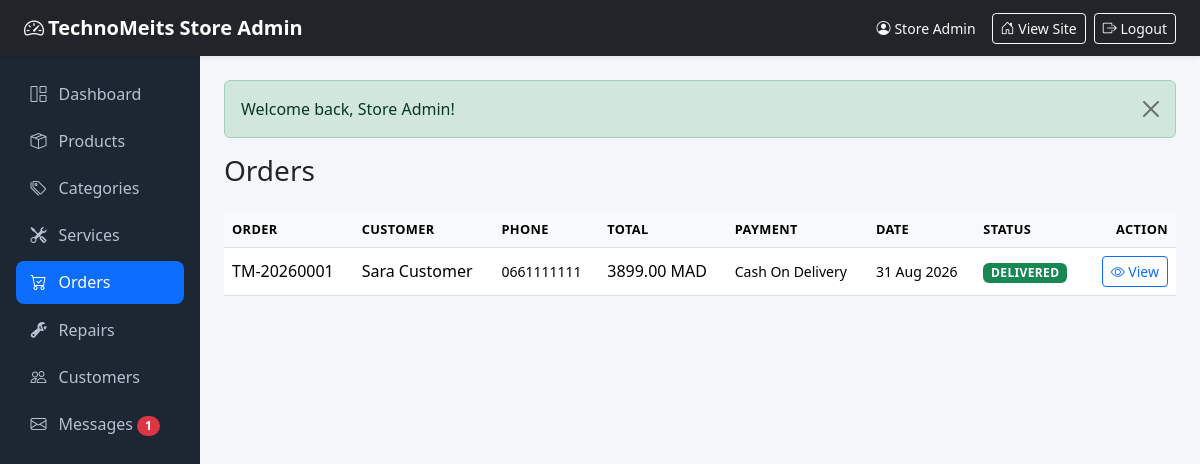
/public/admin/orders (signed in), run on the app's committed database.
### tables this page shows
CREATE TABLE orders (
    id               INT UNSIGNED AUTO_INCREMENT PRIMARY KEY,
    order_number     VARCHAR(20) NOT NULL UNIQUE,
    user_id          INT UNSIGNED DEFAULT NULL,
    customer_name    VARCHAR(100) NOT NULL,
    customer_email   VARCHAR(150) NOT NULL,
    customer_phone   VARCHAR(20)  NOT NULL,
    shipping_address VARCHAR(255) DEFAULT NULL,
    payment_method   ENUM('pay_in_store', 'cash_on_delivery') NOT NULL DEFAULT 'pay_in_store',
    status           ENUM('pending', 'confirmed', 'shipped', 'delivered', 'cancelled') NOT NULL DEFAULT 'pending',
    total            DECIMAL(10, 2) NOT NULL DEFAULT 0.00,
    notes            TEXT,
    created_at       TIMESTAMP NOT NULL DEFAULT CURRENT_TIMESTAMP,
    INDEX idx_orders_user (user_id),
    INDEX idx_orders_status (status),
    CONSTRAINT fk_orders_user
        FOREIGN KEY (user_id) REFERENCES users (id) ON DELETE SET NULL
);

### app/controllers/admin/OrdersController.php (called while the page is built, shortened)
<?php
class OrdersController extends Controller
{
    public function index()
    {
        $this->adminView('admin/orders/index', [
            'title'       => 'Orders',
            'adminActive' => 'orders',
            'orders'      => (new Order())->recent(100),
        ]);
    }
}

### app/core/App.php (called while the page is built, shortened)
<?php
class App
{
    protected $controller;
    protected $method = 'index';
    public function __construct()
    {
        $url = $this->parseUrl();
        if (!empty($url) && strtolower($url[0]) === 'admin') {
            array_shift($url);
            $this->resolveAdmin($url);
        } else {
            $this->resolvePublic($url);
        }
        $this->params = array_values($url);
        call_user_func_array([$this->controller, $this->method], $this->params);
    }
    private function resolveAdmin(&$url)
    {
        $controllerName = !empty($url[0]) ? ucfirst(strtolower($url[0])) . 'Controller' : 'DashboardController';
        $class          = 'App\\Controllers\\Admin\\' . $controllerName;
        array_shift($url);
        $this->controller = class_exists($class) ? new $class() : new ErrorController();
        $this->method     = !empty($url[0]) ? strtolower(array_shift($url)) : 'index';
    }
    private function parseUrl()
    {
        if (isset($_GET['url'])) {
            $url = rtrim($_GET['url'], '/');
            $url = filter_var($url, FILTER_SANITIZE_URL);
            return explode('/', $url);
        }
        return [];
    }
}

### public/index.php (called while the page is built, shortened)
<?php
require_once APP_PATH . '/core/helpers.php';
new App();

### app/core/Database.php (called while the page is built, shortened)
<?php
class Database
{
    private $pdo;
    private function __construct()
    {
        $dsn = 'mysql:host=' . DB_HOST . ';port=' . DB_PORT . ';dbname=' . DB_NAME . ';charset=utf8mb4';
        try {
            $this->pdo = new PDO($dsn, DB_USER, DB_PASS, [
                PDO::ATTR_ERRMODE            => PDO::ERRMODE_EXCEPTION,
                PDO::ATTR_DEFAULT_FETCH_MODE => PDO::FETCH_ASSOC,
                PDO::ATTR_EMULATE_PREPARES   => false,
                PDO::ATTR_TIMEOUT            => 5,
            ]);
        } catch (PDOException $e) {
            http_response_code(500);
            die('Database connection failed: ' . htmlspecialchars($e->getMessage(), ENT_QUOTES, 'UTF-8'));
        }
    }
    public function run($sql, $params = [])
    {
        $stmt = $this->pdo->prepare($sql);
        $stmt->execute($params);
        return $stmt;
    }
    public function fetchAll($sql, $params = [])
    {
        return $this->run($sql, $params)->fetchAll();
    }
}

### app/models/Order.php (called while the page is built, shortened)
<?php
class Order extends Model
{
    public function recent($limit = 10)
    {
        return $this->db->fetchAll(
            "SELECT * FROM orders ORDER BY created_at DESC LIMIT {$limit}"
        );
    }
}

### app/views/admin/orders/index.php (the view, shortened to what this page needs)
<h1 class="h3 mb-4">Orders</h1>
<div class="table-responsive">
    <table class="table align-middle">
        <thead>
            <tr>
                <th>Order</th>
                <th>Customer</th>
                <th>Phone</th>
                <th>Total</th>
                <th>Payment</th>
                <th>Date</th>
                <th>Status</th>
                <th class="text-end">Action</th>
            </tr>
        </thead>
        <tbody>
            <?php foreach ($orders as $order): ?>
                <tr>
                    <td><?= e($order['order_number']) ?></td>
                    <td><?= e($order['customer_name']) ?></td>
                    <td class="small"><?= e($order['customer_phone']) ?></td>
                    <td><?= money($order['total']) ?></td>
                    <td class="small"><?= ucwords(str_replace('_', ' ', $order['payment_method'])) ?></td>
                    <td class="small"><?= date('d M Y', strtotime($order['created_at'])) ?></td>
                    <td><?= statusBadge($order['status']) ?></td>
                    <td class="text-end">
                        <a href="<?= url('admin/orders/show/' . $order['id']) ?>" class="btn btn-sm btn-outline-primary"><i class="bi bi-eye"></i> View</a>
                    </td>
                </tr>
            <?php endforeach; ?>
        </tbody>
    </table>
</div>

### app/core/helpers.php (shortened to what this page needs)
<?php
function e($value)
{
    return htmlspecialchars((string) $value, ENT_QUOTES, 'UTF-8');
}
function url($path = '')
{
    return BASE_URL . ltrim($path, '/');
}
function money($amount)
{
    return number_format((float) $amount, 2, '.', '') . ' ' . CURRENCY;
}
function statusBadge($status)
{
    $map = [
        'pending'     => 'warning',
        'confirmed'   => 'primary',
        'in_progress' => 'info',
        'shipped'     => 'info',
        'repaired'    => 'success',
        'delivered'   => 'success',
        'collected'   => 'secondary',
        'cancelled'   => 'danger',
    ];
    $class = $map[$status] ?? 'secondary';
    $label = ucwords(str_replace('_', ' ', $status));
    return '<span class="badge status-badge text-bg-' . $class . '">' . e($label) . '</span>';
}

### public/assets/css/style.css (style rules this page uses)
:root { --brand-color: #0d6efd; --brand-dark: #0b5ed7; }
body { font-family: system-ui, -apple-system, "Segoe UI", Roboto, sans-serif; overflow-x: hidden; }
.status-badge { font-size: 0.75rem; text-transform: uppercase; letter-spacing: 0.03em; }
.admin-body { background: #f4f6f9; }
.table thead th { font-size: 0.8rem; text-transform: uppercase; letter-spacing: 0.03em; background: #f8f9fa; }

### data on the page
orders: order_number "TM-20260001", customer_name "Sara Customer", customer_phone "0661111111", total "3899.00 MAD", payment_method "Cash On Delivery", created_at "31 Aug 2026", status "DELIVERED"

### other printed values
APP_NAME "TechnoMeits Store"
currentUser()['name'] "Store Admin"
$unread "1"
$alert['message'] "Welcome back, Store Admin!"
